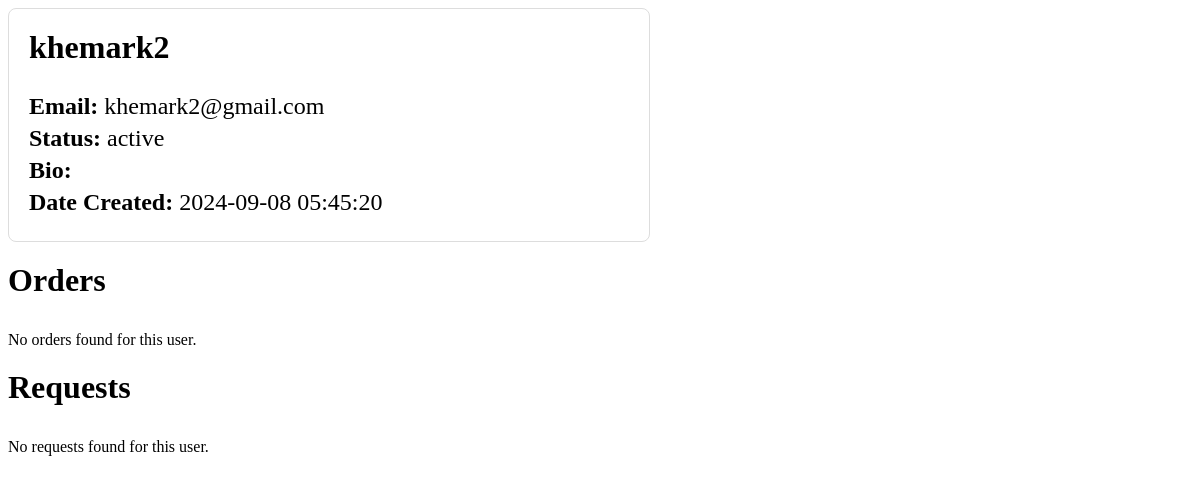
Before: /admin/fetch_user_details.php?user_id=15 with the older database file.
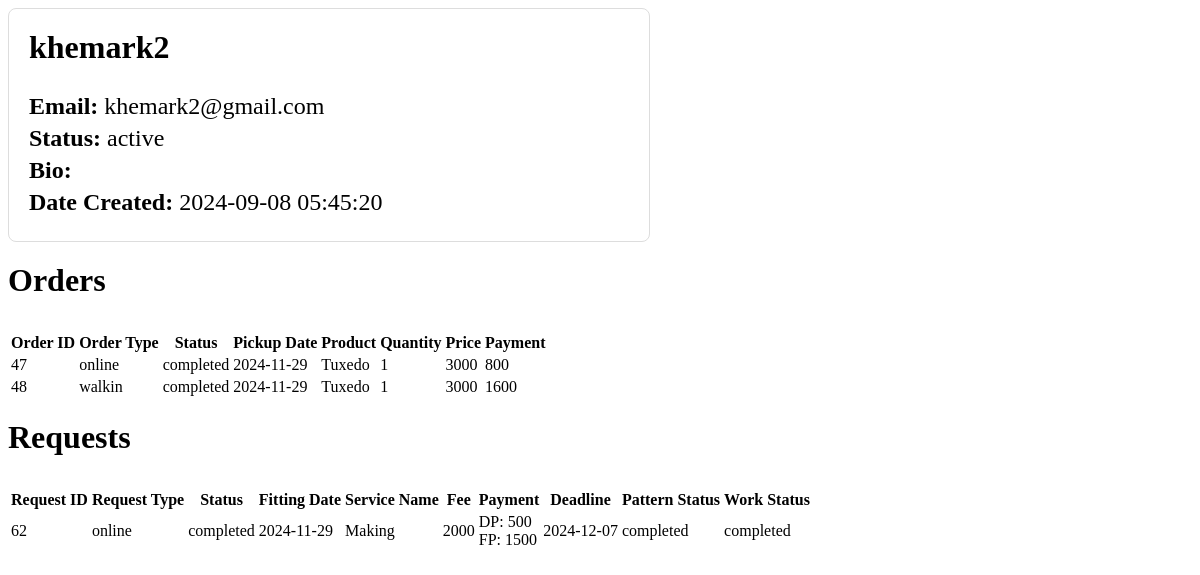
After: the same page with the newer database file.
### tables this page shows
CREATE TABLE `royale_product_order_tbl` (
  `order_id` int(11) NOT NULL,
  `user_id` int(11) NOT NULL,
  `order_type` varchar(255) NOT NULL,
  `order_variation` varchar(255) NOT NULL,
  `order_status` varchar(255) NOT NULL,
  `user_name` varchar(255) NOT NULL,
  `user_contact_number` varchar(255) NOT NULL,
  `user_gender` varchar(255) NOT NULL,
  `user_email` varchar(255) NOT NULL,
  `user_address` text NOT NULL,
  `pickup_date` date NOT NULL,
  `pickup_time` time NOT NULL,
  `product_days_of_rent` int(255) NOT NULL,
  `product_id` int(255) NOT NULL,
  `product_name` varchar(255) NOT NULL,
  `product_type` varchar(255) NOT NULL,
  `product_gender` varchar(255) NOT NULL,
  `product_size` varchar(255) NOT NULL,
  `product_quantity` bigint(255) NOT NULL,
  `product_price` bigint(255) NOT NULL,
  `product_rent_price` bigint(255) NOT NULL,
  `product_photo` varchar(255) NOT NULL,
  `payment` bigint(255) NOT NULL,
  `payment_date` date NOT NULL,
  `datetime_order` datetime NOT NULL
);

CREATE TABLE `royale_request_tbl` (
  `request_id` int(11) NOT NULL,
  `request_status` varchar(255) NOT NULL,
  `request_type` varchar(255) NOT NULL,
  `user_id` bigint(255) NOT NULL,
  `service_name` varchar(255) NOT NULL,
  `name` varchar(255) NOT NULL,
  `contact_number` bigint(255) NOT NULL,
  `gender` varchar(255) NOT NULL,
  `email` varchar(255) NOT NULL,
  `address` varchar(255) NOT NULL,
  `fitting_date` date NOT NULL,
  `fitting_time` time NOT NULL,
  `photo` varchar(255) NOT NULL,
  `message` text NOT NULL,
  `fee` bigint(255) NOT NULL,
  `measurement` text NOT NULL,
  `deadline` date NOT NULL,
  `special_group` varchar(255) NOT NULL,
  `assigned_pattern_cutter` varchar(255) NOT NULL,
  `assigned_tailor` varchar(255) NOT NULL,
  `balance` bigint(255) NOT NULL,
  `down_payment` bigint(255) NOT NULL,
  `down_payment_date` date NOT NULL,
  `pattern_status` text NOT NULL,
  `pattern_completed_datetime` datetime NOT NULL,
  `work_status` varchar(255) NOT NULL,
  `work_completed_datetime` datetime NOT NULL,
  `final_payment` bigint(255) NOT NULL,
  `final_payment_date` date NOT NULL,
  `refund` bigint(255) NOT NULL,
  `refund_reason` text NOT NULL,
  `datetime_request` datetime NOT NULL
);

### admin/fetch_user_details.php (the view, shortened to what this page needs)
<?php
require 'dbconnect.php';
if (isset($_GET['user_id'])) {
    $userId = $_GET['user_id'];
    $stmt = $conn->prepare("SELECT * FROM royale_user_tbl WHERE user_id = ?");
    $stmt->bind_param("i", $userId);
    $stmt->execute();
    $userResult = $stmt->get_result()->fetch_assoc();
    $orderStmt = $conn->prepare("SELECT * FROM royale_product_order_tbl WHERE user_id = ?");
    $orderStmt->bind_param("i", $userId);
    $orderStmt->execute();
    $orders = $orderStmt->get_result()->fetch_all(MYSQLI_ASSOC);
    $requestStmt = $conn->prepare("SELECT * FROM royale_request_tbl WHERE user_id = ?");
    $requestStmt->bind_param("i", $userId);
    $requestStmt->execute();
    $requests = $requestStmt->get_result()->fetch_all(MYSQLI_ASSOC);
    if ($userResult) {
        echo "<div class='user-info'>";
        echo "<h2>" . htmlspecialchars($userResult['user_name']) . "</h2>";
        echo "<p><strong>Email:</strong> " . htmlspecialchars($userResult['user_email']) . "</p>";
        echo "<p><strong>Status:</strong> " . htmlspecialchars($userResult['user_status']) . "</p>";
        echo "<p><strong>Bio:</strong> " . htmlspecialchars($userResult['user_bio']) . "</p>";
        echo "<p><strong>Date Created:</strong> " . htmlspecialchars($userResult['date_created']) . "</p>";
        echo "</div>";
    } else {
        echo "<p>User not found.</p>";
    }
    echo "<h3 style='margin-top: 20px;'>Orders</h3>";
    if (!empty($orders)) {
        echo "<table>";
        echo "<thead>
                <tr>
                    <th>Order ID</th>
                    <th>Order Type</th>
                    <th>Status</th>
                    <th>Pickup Date</th>
                    <th>Product</th>
                    <th>Quantity</th>
                    <th>Price</th>
                    <th>Payment</th>
                </tr>
              </thead>";
        echo "<tbody>";
        foreach ($orders as $order) {
            echo "<tr>
                    <td>" . htmlspecialchars($order['order_id']) . "</td>
                    <td>" . htmlspecialchars($order['order_type']) . "</td>
                    <td>" . htmlspecialchars($order['order_status']) . "</td>
                    <td>" . htmlspecialchars($order['pickup_date']) . "</td>
                    <td>" . htmlspecialchars($order['product_name']) . "</td>
                    <td>" . htmlspecialchars($order['product_quantity']) . "</td>
                    <td>" . htmlspecialchars($order['product_price']) . "</td>
                    <td>" . htmlspecialchars($order['payment']) . "</td>
                  </tr>";
        }
        echo "</tbody></table>";
    } else {
        echo "<p>No orders found for this user.</p>";
    }
    echo "<h3 style='margin-top: 20px;'>Requests</h3>";
    if (!empty($requests)) {
        echo "<table>";
        echo "<thead>
                <tr>
                    <th>Request ID</th>
                    <th>Request Type</th>
                    <th>Status</th>
                    <th>Fitting Date</th>
                    <th>Service Name</th>
                    <th>Fee</th>
                    <th>Payment</th>
                    <th>Deadline</th>
                    <th>Pattern Status</th>
                    <th>Work Status</th>
                </tr>
              </thead>";
        echo "<tbody>";
        foreach ($requests as $request) {
            echo "<tr>
                    <td>" . htmlspecialchars($request['request_id']) . "</td>
                    <td>" . htmlspecialchars($request['request_type']) . "</td>
                    <td>" . htmlspecialchars($request['request_status']) . "</td>
                    <td>" . htmlspecialchars($request['fitting_date']) . "</td>
                    <td>" . htmlspecialchars($request['service_name']) . "</td>
                    <td>" . htmlspecialchars($request['fee']) . "</td>
                    <td>
                        DP: " . htmlspecialchars($request['down_payment']) . "<br>
                        FP: " . htmlspecialchars($request['final_payment']) . "
                    </td>
                    <td>" . htmlspecialchars($request['deadline']) . "</td>
                    <td>" . htmlspecialchars($request['pattern_status']) . "</td>
                    <td>" . htmlspecialchars($request['work_status']) . "</td>
                  </tr>";
        }
        echo "</tbody></table>";
    } else {
        echo "<p>No requests found for this user.</p>";
    }
}

Changed rows visible on the page:
added royale_product_order_tbl: order_id "47", order_type "online", order_status "completed", pickup_date "2024-11-29", product_name "Tuxedo", product_quantity "1", product_price "3000", payment "800"
added royale_product_order_tbl: order_id "48", order_type "walkin", order_status "completed", pickup_date "2024-11-29", product_name "Tuxedo", product_quantity "1", product_price "3000", payment "1600"
added royale_request_tbl: request_id "62", request_type "online", request_status "completed", fitting_date "2024-11-29", service_name "Making", fee "2000", down_payment "500", final_payment "1500", deadline "2024-12-07", pattern_status "completed", work_status "completed"
Other visible differences:
text no longer shown: "No orders found for this user. No requests found for this user."
text now shown: "Order ID Order Type Status Pickup Date Product Quantity Price Payment Request ID Request Type Status Fitting Date Service Name Fee Payment Deadline Pattern Status Work Status"
